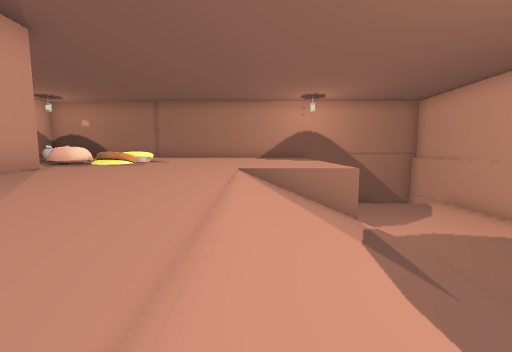
view 1 (above)

14 first-person views from a walk through a level from a Godot 3-D game. The camera is 1.4 m above the floor, tilts 6° down and sees 90° across. The floor is counted in squares, 2 m on a side. Each view is taken from the middle of a square. On the plan, view 1 faces up. The plan holds only what a view shows up to about 9 squares ahead; the rest is blank. Flat picture figures and markers are not drawn. Characters and animated objects are not drawn.

view 2
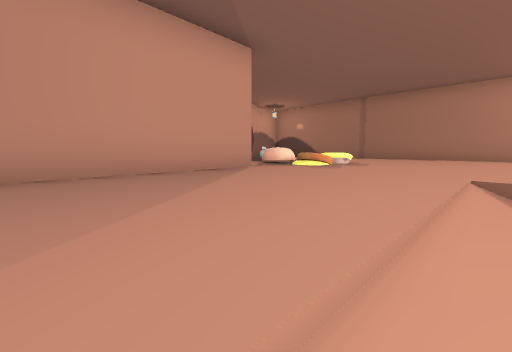

view 3
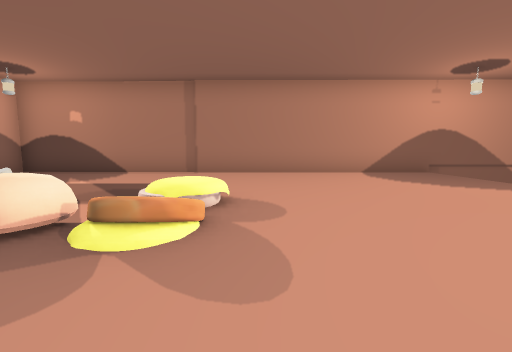

view 4
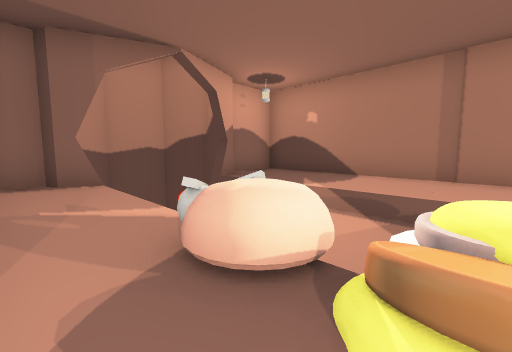

view 5
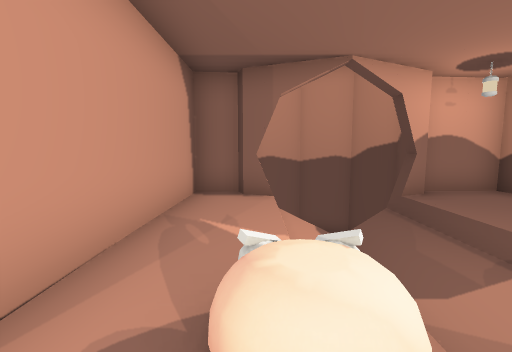

view 6
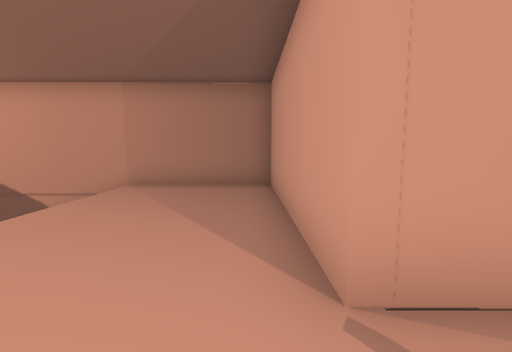

view 7
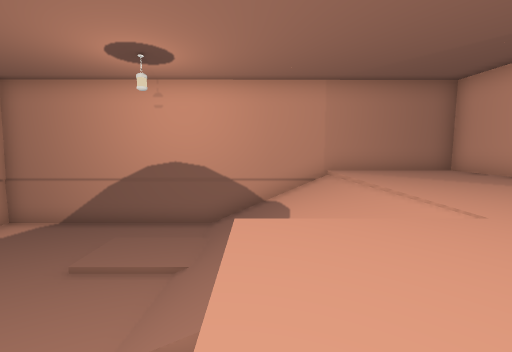

view 8
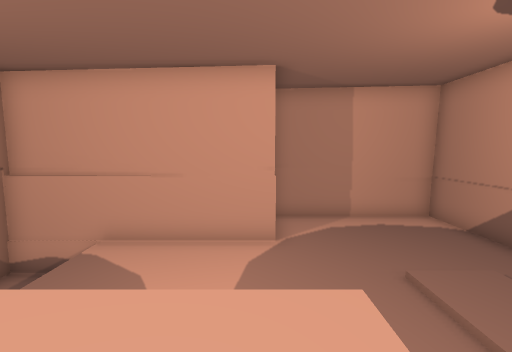

view 9
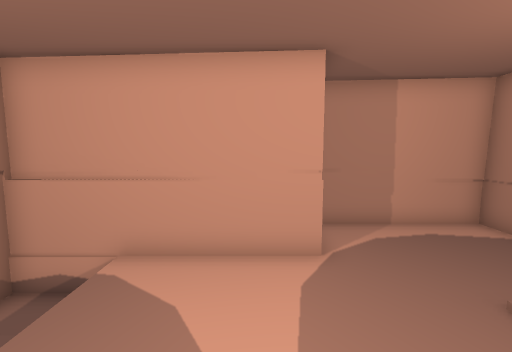

view 10
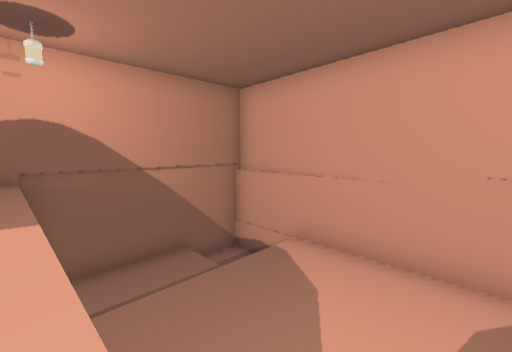

view 11
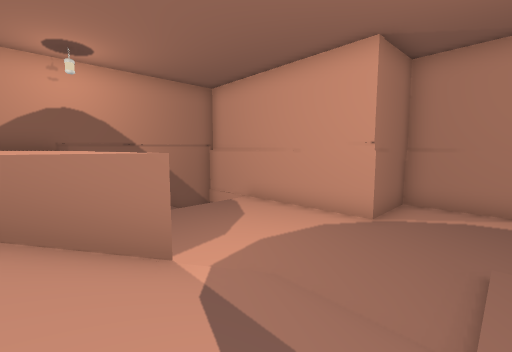

view 12
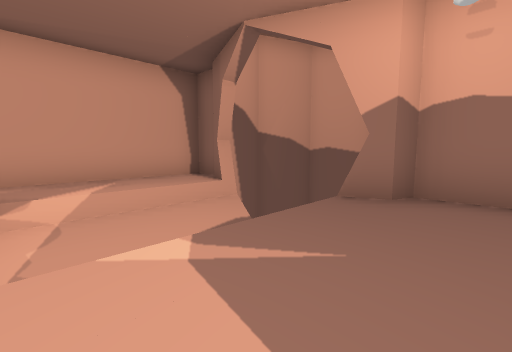

view 13
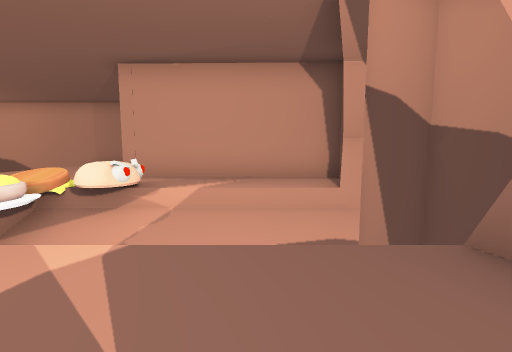

view 14
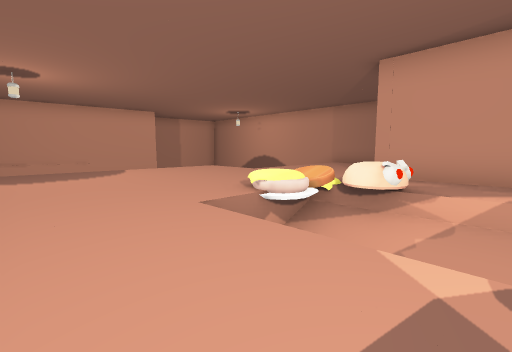

### Floor plan
Key: @ floor where view 1 was taken; # wall or solid block; x gap in a wall; . main floor; - floor 3.25 m lower than the main floor; _ floor 3.5 m lower than the main floor; / step, stairs or slope; = window, fence, low wall or low ledge; ^ raised ledge; v drop or lower ground.
Columns run from 13 left of view 1 to 11 right of it. Each row starts with its distance up from view 1.
 13   ####################
 12   #.............vvvvv#
 11 ####............vvvvv#
 10    vvvvvv....../_____#
  9    vvvvvv....../_____#
  8    vvvvvv=...../_____#
  7 v vx....^/...../_____#
  6 ####.........../_____####
  5    ######....////_______#
  4         #....////_______#
  3         #....///////____#
  2         #....////--/____#
  1         #....////_______#
  0         #....@///_______#
 -1         #################

Where each view was taken, in squares from view 1:
view 1: 0 up, 0 right, facing up
view 2: 1 up, 0 right, facing up-left
view 3: 5 up, 3 left, facing up
view 4: 6 up, 4 left, facing up-left
view 5: 7 up, 4 left, facing left
view 6: 7 up, 4 left, facing down
view 7: 8 up, 2 right, facing down
view 8: 6 up, 1 right, facing right
view 9: 7 up, 2 right, facing right
view 10: 6 up, 2 right, facing up-right
view 11: 3 up, 1 right, facing up-right
view 12: 12 up, 6 left, facing down-left
view 13: 12 up, 8 left, facing down
view 14: 12 up, 7 left, facing down-right
